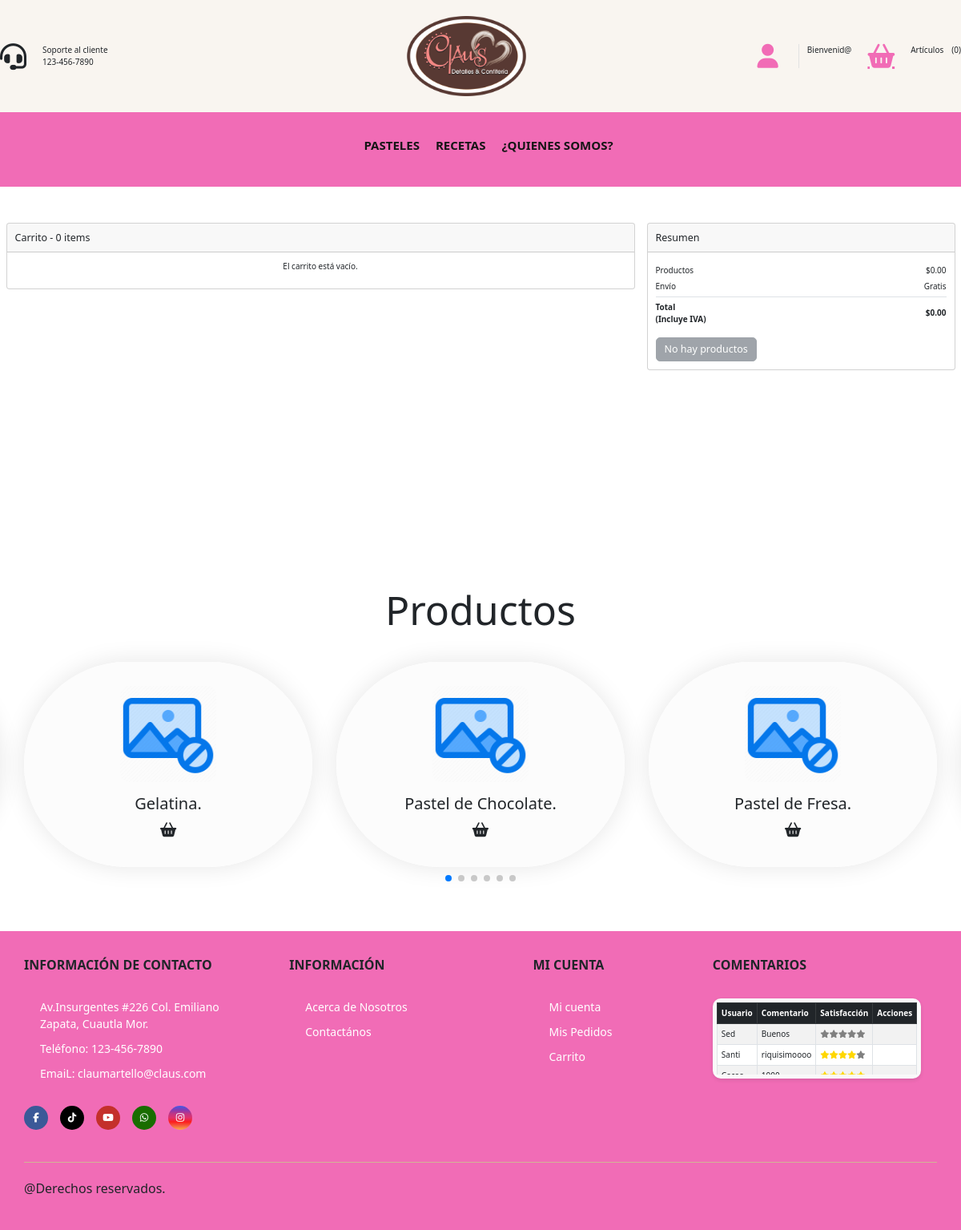
Page /Vista/carrito.php on the committed database.
### tables this page shows
CREATE TABLE `pasteles` (
  `id_pastel` int(11) NOT NULL COMMENT 'Guarda el numero identificador del usuario',
  `nombreP` varchar(20) NOT NULL COMMENT 'Guarda el nombre del pastel',
  `descripcion` text NOT NULL COMMENT 'Guarda una descripcion de lo que contiene el pastel',
  `precio` int(11) NOT NULL DEFAULT 0 COMMENT 'Guarda el precio del pastel',
  `visualizacion` varchar(15) NOT NULL COMMENT 'Se alamacena uno o cero dependiendo si se desea visualizar el pastel',
  PRIMARY KEY (`id_pastel`)
);

CREATE TABLE `comentarios` (
  `id` int(11) NOT NULL AUTO_INCREMENT,
  `idUsuario` varchar(10) DEFAULT NULL COMMENT 'Guarda el numero identificador del usuario que hizo el comentario',
  `comentario` text DEFAULT NULL COMMENT 'Guarda el comentario realizado por el usuario',
  `satisfaccion` int(11) NOT NULL COMMENT 'Guarda la satisfacci?n del usuario con el servicio (1-5)',
  PRIMARY KEY (`id`),
  KEY `idUsuario` (`idUsuario`),
  CONSTRAINT `comentarios_ibfk_1` FOREIGN KEY (`idUsuario`) REFERENCES `usuarios` (`usuario`) ON DELETE CASCADE ON UPDATE CASCADE
);

CREATE TABLE `usuarios` (
  `usuario` varchar(10) NOT NULL COMMENT 'Guarda el nombre identificador del usuario',
  `nombre` varchar(20) NOT NULL COMMENT 'Guarda el nombre real del usuario',
  `apellido` varchar(20) NOT NULL COMMENT 'Guarda el apellido del usuario',
  `correo` varchar(30) NOT NULL COMMENT 'Guarda el correo del usuario',
  `contrasena` varchar(30) NOT NULL COMMENT 'Guarda la contrasenia del usuario',
  `rol` int(11) NOT NULL COMMENT 'Tipo de rol del usuario',
  `calle` varchar(30) DEFAULT NULL COMMENT 'Guarda nombre de la calle del usuario',
  `colonia` varchar(30) DEFAULT NULL COMMENT 'Guarda nombre de la colonia del usuario',
  `cod_postal` int(11) DEFAULT NULL COMMENT 'Guarda codigo postal del usuario',
  `numero` int(11) DEFAULT NULL COMMENT 'Guarda numero de casa del usuario',
  `estado` varchar(30) DEFAULT NULL COMMENT 'Guarda nombre del estado del usuario',
  `ciudad` varchar(30) DEFAULT NULL COMMENT 'Guarda nombre de la ciudad del usuario',
  PRIMARY KEY (`usuario`),
  KEY `rol` (`rol`),
  CONSTRAINT `usuarios_ibfk_1` FOREIGN KEY (`rol`) REFERENCES `rol` (`id_rol`) ON UPDATE CASCADE
);

### Vista/carrito.php (the view, shortened to what the rows shown need)
<?php require '../Static/head.php'; ?>
<link rel="stylesheet" href="../Static/css/CarritoStyle.css" />
<body>
    <section class="produ" id="produ">
        <div class="heading">
            <h1 class="heading-1">Productos</h1>
        </div>
        <div class="swiper produ-row">
            <div class="swiper-wrapper">
                <?php
                $counter = 4;
                foreach (array_slice($pasteles, 3) as $row) {
                    $imagen = "../Static/img/Productos/" . $row['nombreP'] . ".png";
                    if (!file_exists($imagen)) {
                        $imagen = "../Static/img/nophoto.png";
                    }
                    ?>
                    <div class="swiper-slide box">
                        <div class="img">
                            <img onclick="handleButtonClick(<?php echo $counter; ?>, '<?php echo $url; ?>', <?php echo $row['id_pastel']; ?>,
                                    '<?php echo htmlspecialchars($row['descripcion'], ENT_QUOTES); ?>')" src="<?php echo $imagen; ?>" alt="">
                        </div>
                        <div class="produ-content">
                            <h3><?php echo $row['nombreP']; ?>.</h3>
                            <div class="orderNow">
                                <button class="fa-solid fa-basket-shopping"
                                    onclick="handleButtonClick(<?php echo $counter; ?>, '<?php echo $url; ?>', <?php echo $row['id_pastel']; ?>,
                                    '<?php echo htmlspecialchars($row['descripcion'], ENT_QUOTES); ?>')">
                                </button>
                            </div>
                        </div>
                    </div>
                    <?php
                    $counter++;
                }
                ?>
            </div>
        </div>
    </section>
    <?php require '../Static/footer.php';?>
</body>

### Static/footer.php (shortened to what the rows shown need)
<footer class="footer">
			<div class="container container-footer">
				<div class="menu-footer">
					<div class="newsletter">
						<div class="content">
              <div class="comentarios">
                <div class="table-responsive">
                    <table class="table table-striped table-bordered table-hover">
                        <thead class="table-dark">
                            <tr>
                                <th>Usuario</th>
                                <th>Comentario</th>
                                <th>Satisfacción</th>
                                <th>Acciones</th>
                            </tr>
                        </thead>
                        <tbody>
                            <?php
                            $consulta = "SELECT c.idUsuario, c.id ,c.comentario, c.satisfaccion, u.nombre FROM comentarios c JOIN usuarios u ON c.idUsuario = u.usuario;";
                            $resultado = mysqli_query($conexion, $consulta);
                            if (mysqli_num_rows($resultado) > 0) {
                                while ($row = mysqli_fetch_assoc($resultado)) {
                                    $nombre = $row['nombre'];
                                    $com = $row['comentario'];
                                    $satisfaccion = $row['satisfaccion'];
                            ?>
                            <tr>
                                <td><?php echo $nombre; ?></td>
                                <td><?php echo $com; ?></td>
                                <td>
                                    <?php
                                    for ($i = 1; $i <= 5; $i++) {
                                        if ($i <= $satisfaccion) {
                                            echo '<i class="fa fa-star" style="color: gold;"></i>';
                                        } else {
                                            echo '<i class="fa fa-star" style="color: gray;"></i>';
                                        }
                                    }
                                    ?>
                                </td>
                                <td>
                                </td>
                            </tr>
                            <?php
                                }
                            } else {
                                echo '<tr><td colspan="4">No hay Comentarios disponibles.</td></tr>';
                            }
                            ?>
                        </tbody>
                    </table>
                </div>
            </div>
						</div>
					</div>
				</div>
			</div>
		</footer>

### rows in the picture
pasteles: nombreP "Pastel de Chocolate"
pasteles: nombreP "Pastel de Fresa"
pasteles: nombreP "Gelatina"
comentarios: idUsuario.nombre "Sed", comentario "Buenos", satisfaccion 0 (drawn)
comentarios: idUsuario.nombre "Santi", comentario "riquisimoooo", satisfaccion 4 (drawn)
comentarios: satisfaccion 5 (drawn)

### other values in the picture
$numero_articulos "0"
$total "0.00"
